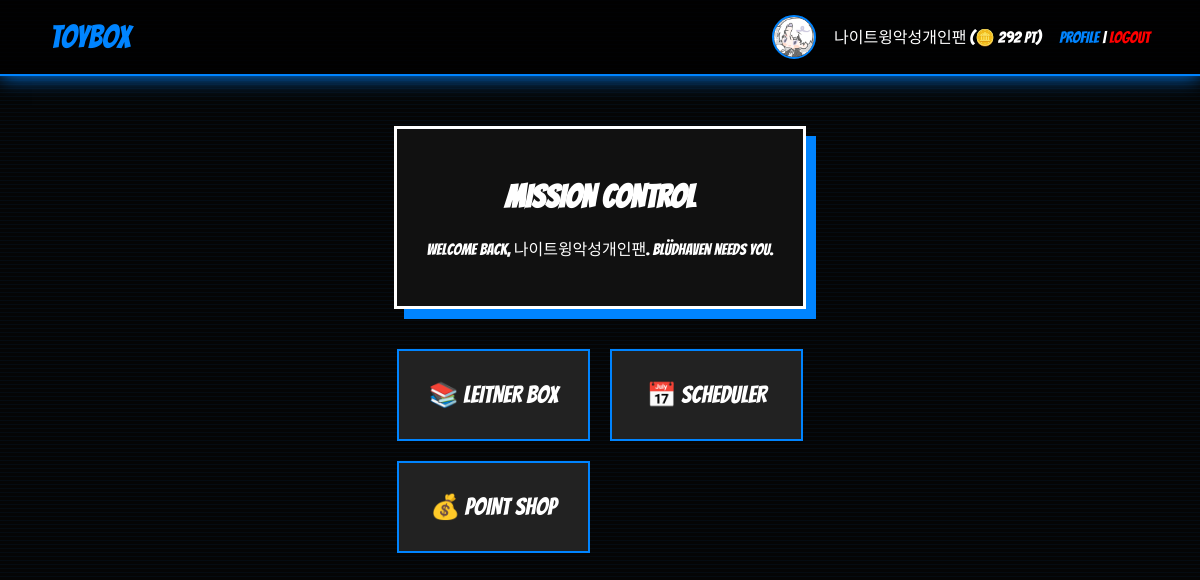
Screenshot of / (signed in) with the database file from the repository.
### accounts/models.py (models this page shows, shortened)
class User(AbstractUser):
    nickname = models.CharField(max_length=50, unique=True)
    REQUIRED_FIELDS = ['nickname', 'email']
    points = models.PositiveIntegerField(default=0)
    exp = models.PositiveIntegerField(default=0)
    streak_count = models.PositiveIntegerField(default=0)
    credits = models.PositiveIntegerField(default=0)
    profile_image = models.ImageField(upload_to='profile_images/', blank=True, null=True)
    theme_preference = models.CharField(max_length=20, default='default')

### core/views.py (the view)
# urls.py: path('', index, name='index'),
def index(request):
    return render(request, 'core/index.html')

### core/templates/core/index.html (shortened to what this page needs)
{% load static %}
<!DOCTYPE html>
<html>
<head>
    <link rel="stylesheet" href="{% static 'core/css/index.css' %}">
</head>
<body>
    <nav class="navbar">
        <div style="font-size: 2rem; color: var(--nw-blue);">TOYBOX</div>
        <div class="nav-links">
            {% if user.is_authenticated %}
                {% if user.profile_image %}
                    <img src="{{ user.profile_image.url }}" class="profile-circle">
                {% else %}
                    <div class="profile-circle" style="display:inline-block; background:#333;"></div>
                {% endif %}
                <span style="margin: 0 15px;">{{ user.nickname }} (🪙 {{ user.points }} PT)</span>
                <a href="{% url 'accounts:profile_update' %}" style="color: var(--nw-blue); text-decoration: none;">PROFILE</a> |
                <a href="{% url 'accounts:logout' %}" style="color: #ff0000; text-decoration: none;">LOGOUT</a>
            {% else %}
                <a href="{% url 'accounts:signup' %}" style="color: white; text-decoration: none;">JOIN</a> |
                <a href="{% url 'accounts:login' %}" style="color: var(--nw-blue); text-decoration: none;">LOGIN</a>
            {% endif %}
        </div>
    </nav>
    <div class="main-container">
        <div class="hero-card">
            <h1>MISSION CONTROL</h1>
            {% if user.is_authenticated %}
                <p>Welcome back, {{ user.nickname }}. Blüdhaven needs you.</p>
            {% else %}
                <p>Identify yourself to access the Toybox systems.</p>
            {% endif %}
        </div>
        <div class="menu-grid">
            <a href="{% url 'leitner:dashboard' %}" class="toy-btn">📚 LEITNER BOX</a>
            <a href="{% url 'scheduler:today' %}" class="toy-btn">📅 SCHEDULER</a>
            <a href="{% url 'shop:shop' %}" class="toy-btn">💰 POINT SHOP</a>
        </div>
    </div>
</body>
</html>

### core/static/core/css/index.css (style rules this page uses)
:root { --nw-blue: #0084ff; --nw-black: #050505; --nw-dark-blue: #001a33; }
body { background-color: var(--nw-black); background-image: linear-gradient(rgba(0, 132, 255, 0.05) 1px, transparent 1px), radial-gradient(var(--nw-dark-blue) 0.5px, transparent 0.5px); background-size: 100% 4px, 20px 20px; font-family: 'Bangers', cursive; color: white; margin: 0; min-height: 100vh; }
.navbar { background: rgba(0, 0, 0, 0.8); border-bottom: 2px solid var(--nw-blue); padding: 15px 50px; display: flex; justify-content: space-between; align-items: center; box-shadow: 0 0 20px var(--nw-blue); }
.profile-circle { width: 40px; height: 40px; border-radius: 50%; border: 2px solid var(--nw-blue); object-fit: cover; vertical-align: middle; }
.main-container { display: flex; flex-direction: column; align-items: center; padding: 50px; }
.hero-card { background: #111; border: 3px solid white; padding: 30px; box-shadow: 10px 10px 0px var(--nw-blue); text-align: center; max-width: 600px; }
.menu-grid { display: grid; grid-template-columns: repeat(2, 1fr); gap: 20px; margin-top: 40px; }
.toy-btn { background: #222; border: 2px solid var(--nw-blue); padding: 30px; color: white; text-decoration: none; font-size: 1.5rem; transition: 0.3s; text-align: center; }

### rows the page displays
User: profile_image (picture), nickname "나이트윙악성개인팬", points "292"
